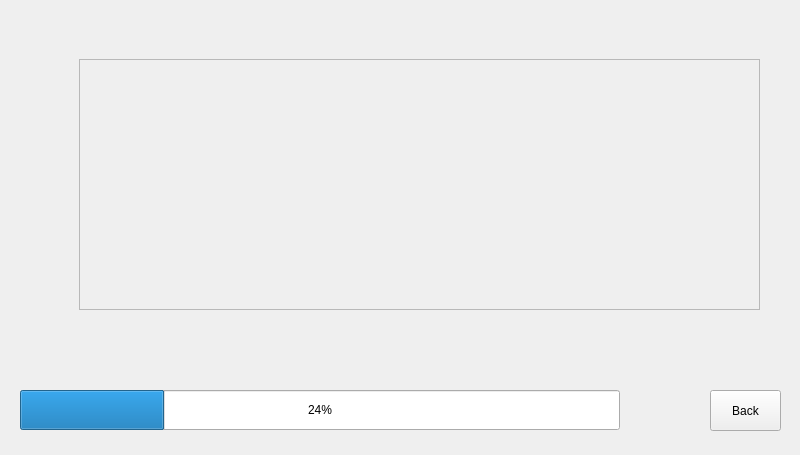
<?xml version="1.0" encoding="UTF-8"?>
<ui version="4.0">
 <class>Frame</class>
 <widget class="QFrame" name="Frame">
  <property name="geometry">
   <rect>
    <x>0</x>
    <y>0</y>
    <width>800</width>
    <height>455</height>
   </rect>
  </property>
  <property name="windowTitle">
   <string>Frame</string>
  </property>
  <widget class="QProgressBar" name="progressBar">
   <property name="geometry">
    <rect>
     <x>20</x>
     <y>390</y>
     <width>600</width>
     <height>40</height>
    </rect>
   </property>
   <property name="value">
    <number>24</number>
   </property>
  </widget>
  <widget class="QPushButton" name="pushButton">
   <property name="geometry">
    <rect>
     <x>710</x>
     <y>390</y>
     <width>71</width>
     <height>41</height>
    </rect>
   </property>
   <property name="text">
    <string>Back</string>
   </property>
  </widget>
  <widget class="QFrame" name="displayFrame">
   <property name="geometry">
    <rect>
     <x>79</x>
     <y>59</y>
     <width>681</width>
     <height>251</height>
    </rect>
   </property>
   <property name="frameShape">
    <enum>QFrame::StyledPanel</enum>
   </property>
   <property name="frameShadow">
    <enum>QFrame::Raised</enum>
   </property>
  </widget>
 </widget>
 <resources/>
 <connections/>
</ui>
